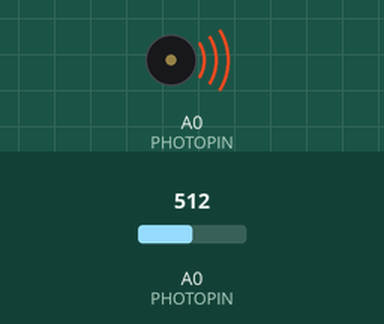
Recording of a sketch running on a simulated Arduino Uno, built with avr-gcc and run on an emulated ATmega328P. On the bench: buzzer (waves = sounding). The inputs (shaded band) are chosen by the test bench; at power-on: A0 (PHOTOPIN) = 512. What the sketch prints to the serial monitor is not drawn.

Above: at 0.1 s.
Timing chart, 0 to 1.6 s (numbered marks = the images above):
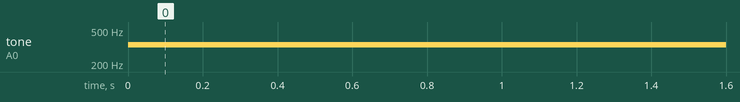

The sketch:

04-photoSensor.ino
```cpp
/*
 * tone(pin, frequency_in_Hz)
 *
 * Things to try:
 *
 * - make sure that your min and max values are what you are seeing as output
 * - play a scale using the tones[] array
 * - play a simple tune
 */

const int PHOTOPIN = A0;
const int BUZZPIN = 14;
int tones[] = {261, 277, 294, 311, 330, 349, 370, 392, 415, 440};
//            mid C  C#   D    D#   E    F    F#   G    G#   A
// 				every octave doubles the frequency

void setup()
{
	pinMode(PHOTOPIN, INPUT);
	pinMode(BUZZPIN, OUTPUT);
	Serial.begin(9600);
}

void loop()
{
	int value = analogRead(PHOTOPIN);
	Serial.println(value);
	// values are 100 - 1000
	// desired is 200 - 500 Hz
	// we need code to scale the values to match the frequencies we want

	// map( current_value, min_value, max_value, min_desired, max_desired)
	int tone_freq = map(value, 100, 1000, 200, 500);

	tone(BUZZPIN, tone_freq);
}
```

Measured:
- by itself, tone on A0 (PHOTOPIN): silent → 337 Hz at 0.00 s
